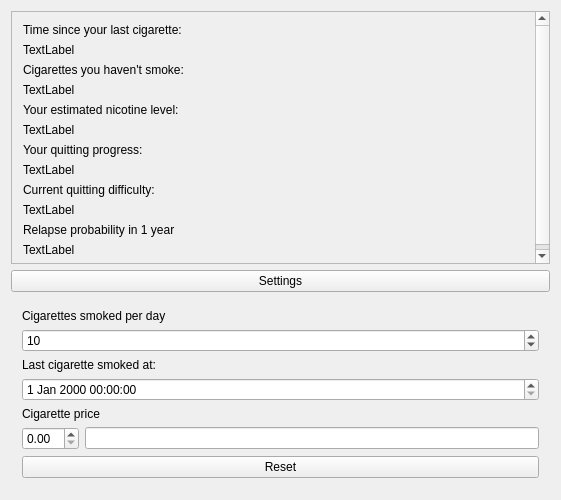
<?xml version="1.0" encoding="UTF-8"?>
<ui version="4.0">
 <class>MainWindow</class>
 <widget class="QMainWindow" name="MainWindow">
  <property name="geometry">
   <rect>
    <x>0</x>
    <y>0</y>
    <width>561</width>
    <height>500</height>
   </rect>
  </property>
  <property name="windowTitle">
   <string>MainWindow</string>
  </property>
  <widget class="QWidget" name="centralWidget">
   <layout class="QGridLayout" name="gridLayout" rowstretch="100,0,0">
    <item row="0" column="0">
     <widget class="QScrollArea" name="scrollArea">
      <property name="widgetResizable">
       <bool>true</bool>
      </property>
      <widget class="QWidget" name="scrollAreaWidgetContents">
       <property name="geometry">
        <rect>
         <x>0</x>
         <y>0</y>
         <width>541</width>
         <height>267</height>
        </rect>
       </property>
       <layout class="QGridLayout" name="gridLayout_2">
        <item row="0" column="0">
         <layout class="QVBoxLayout" name="verticalLayout">
          <item>
           <widget class="QLabel" name="label">
            <property name="text">
             <string>Time since your last cigarette:</string>
            </property>
           </widget>
          </item>
          <item>
           <widget class="QLabel" name="timeLabel">
            <property name="text">
             <string>TextLabel</string>
            </property>
           </widget>
          </item>
          <item>
           <widget class="QLabel" name="label_3">
            <property name="text">
             <string>Cigarettes you haven't smoke:</string>
            </property>
           </widget>
          </item>
          <item>
           <widget class="QLabel" name="countLabel">
            <property name="text">
             <string>TextLabel</string>
            </property>
           </widget>
          </item>
          <item>
           <widget class="QLabel" name="label_5">
            <property name="text">
             <string>Your estimated nicotine level:</string>
            </property>
           </widget>
          </item>
          <item>
           <widget class="QLabel" name="nicLevelLabel">
            <property name="text">
             <string>TextLabel</string>
            </property>
           </widget>
          </item>
          <item>
           <widget class="QLabel" name="label_2">
            <property name="text">
             <string>Your quitting progress:</string>
            </property>
           </widget>
          </item>
          <item>
           <widget class="QLabel" name="progressLabel">
            <property name="text">
             <string>TextLabel</string>
            </property>
           </widget>
          </item>
          <item>
           <widget class="QLabel" name="label_4">
            <property name="text">
             <string>Current quitting difficulty:</string>
            </property>
           </widget>
          </item>
          <item>
           <widget class="QLabel" name="difficultyLabel">
            <property name="text">
             <string>TextLabel</string>
            </property>
           </widget>
          </item>
          <item>
           <widget class="QLabel" name="label_9">
            <property name="text">
             <string>Relapse probability in 1 year</string>
            </property>
           </widget>
          </item>
          <item>
           <widget class="QLabel" name="relapseLabel">
            <property name="text">
             <string>TextLabel</string>
            </property>
           </widget>
          </item>
          <item>
           <spacer name="verticalSpacer">
            <property name="orientation">
             <enum>Qt::Vertical</enum>
            </property>
            <property name="sizeHint" stdset="0">
             <size>
              <width>20</width>
              <height>40</height>
             </size>
            </property>
           </spacer>
          </item>
         </layout>
        </item>
       </layout>
      </widget>
     </widget>
    </item>
    <item row="2" column="0">
     <widget class="QWidget" name="settingsWidget" native="true">
      <property name="minimumSize">
       <size>
        <width>0</width>
        <height>20</height>
       </size>
      </property>
      <layout class="QVBoxLayout" name="verticalLayout_3" stretch="50,50,0,0,0,0,0">
       <item>
        <widget class="QLabel" name="label_7">
         <property name="text">
          <string>Cigarettes smoked per day</string>
         </property>
        </widget>
       </item>
       <item>
        <widget class="QSpinBox" name="spinBox">
         <property name="minimum">
          <number>1</number>
         </property>
         <property name="maximum">
          <number>60</number>
         </property>
         <property name="value">
          <number>10</number>
         </property>
        </widget>
       </item>
       <item>
        <widget class="QLabel" name="label_6">
         <property name="text">
          <string>Last cigarette smoked at:</string>
         </property>
        </widget>
       </item>
       <item>
        <widget class="QDateTimeEdit" name="dateTimeEdit"/>
       </item>
       <item>
        <widget class="QLabel" name="label_8">
         <property name="text">
          <string>Cigarette price</string>
         </property>
        </widget>
       </item>
       <item>
        <layout class="QHBoxLayout" name="horizontalLayout">
         <item>
          <widget class="QDoubleSpinBox" name="priceDoubleSpinBox"/>
         </item>
         <item>
          <widget class="QLineEdit" name="unitLineEdit"/>
         </item>
        </layout>
       </item>
       <item>
        <widget class="QPushButton" name="pushButton_2">
         <property name="text">
          <string>Reset</string>
         </property>
        </widget>
       </item>
      </layout>
     </widget>
    </item>
    <item row="1" column="0">
     <widget class="QPushButton" name="pushButton">
      <property name="text">
       <string>Settings</string>
      </property>
     </widget>
    </item>
   </layout>
  </widget>
 </widget>
 <layoutdefault spacing="6" margin="11"/>
 <resources/>
 <connections/>
</ui>
